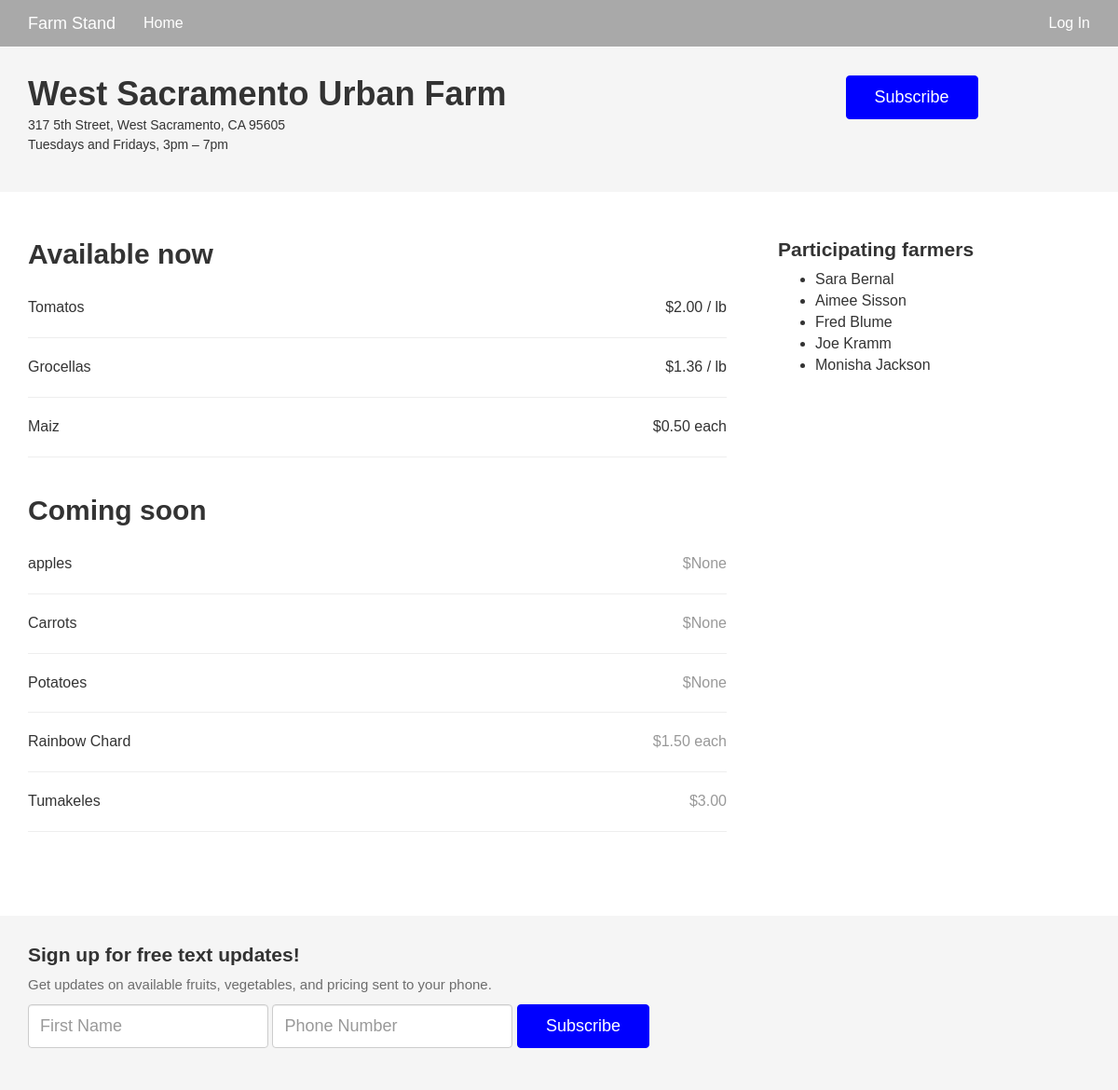
The page / on the database its author committed.
### app/models.py (models this page shows, shortened)
class Product(db.Model):
    __tablename__ = 'product'
    id = db.Column(db.Integer, primary_key=True)
    name = db.Column(db.String(64))
    available = db.Column(db.Boolean)
    price = db.Column(db.String(12))
    starts = db.Column(db.String(64))
    ends = db.Column(db.String(64))
    farmer_id = db.Column(db.Integer, db.ForeignKey('users.id'))

### app/main/views.py (the view, shortened to what this page needs)
@main.route('/', methods=['GET', 'POST'])
def index():
    form = NamePhoneForm()
    products = Product.query.all()
    interestedpeople = Interestedpeople.query.all()
    return render_template('index.html', form=form, products=products, interestedpeople=interestedpeople)

### app/main/forms.py
class NamePhoneForm(Form):
    name = StringField('your name', validators=[Required()])
    phone = StringField('phone number', validators=[Required()])
    submit = SubmitField('Submit')

### app/auth/views.py (called while the page is built)
@auth.before_app_request
def before_request():
    if current_user.is_authenticated():
        current_user.ping()
        if current_user.is_authenticated() and not current_user.confirmed and request.endpoint[:5] != 'auth.':
            return redirect(url_for('auth.unconfirmed'))

### app/main/__init__.py (called while the page is built)
@main.app_context_processor
def inject_permissions():
    return dict(Permission=Permission)

### app/templates/index.html (shortened to what this page needs)
{% extends "base.html" %}
{% import "bootstrap/wtf.html" as wtf %}
{% block content %}
<div class="header-info">
  <div class="container">
    <div class="row">
      <div class="col-md-9">
        <h1>West Sacramento Urban Farm</h1>
        <h4>
          317 5th Street, West Sacramento, CA 95605<br />
          Tuesdays and Fridays, 3pm &ndash; 7pm
        </h4>
      </div>
      <div class="col-md-3">
        <button type="button" class="btn btn-primary subscribe">Subscribe</button>
      </div>
    </div>
  </div>
</div>
<div class="container produce-list">
  <div class="row">
    <div class="col-md-8">
      <h2>Available now</h2>
      <table>
        <tbody>
          {% for product in products %}
            {% if product.available == True %}
              <tr>
                <td>{{product.name}}</td>
                <td class="price">${{product.price}}</td>
              </tr>
            {% endif%}
          {% endfor %}
        </tbody>
      </table>
      <h2>Coming soon</h2>
      <table class="coming-soon">
        <tbody>
          {% for product in products %}
            {% if product.available == False %}
              <tr>
                <td>{{product.name}}</td>
                <td class="price">${{product.price}}</td>
              </tr>
            {% endif%}
          {% endfor %}
        </tbody>
      </table>
  </div>
  <div class="col-md-4 participating-farmers">
    <h3>Participating farmers</h3>
      <ul>
        <li>Sara Bernal</li>
        <li>Aimee Sisson</li>
        <li>Fred Blume</li>
        <li>Joe Kramm</li>
        <li>Monisha Jackson</li>
      </ul>
  </div>
  </div>
</div>
<div class="sign-up">
  <div class="container">
    <div class="row">
      <div class="col-md-12">
        <h3>Sign up for free text updates!</h3>
        <p>Get updates on available fruits, vegetables, and pricing sent to your phone.</p>
        <form method="post" class="form-inline">
          <div class="form-group">
            {{ form.name(class_='form-control', placeholder='First Name') }}
          </div>
          <div class="form-group">
            {{ form.phone(class_='form-control', placeholder='Phone Number') }}
          </div>
            {{ form.submit(class_='btn btn-primary subscribe', value='Subscribe') }}
        </form>
      </div>
    </div>
  </div>
</div>
{% endblock %}

### app/static/css/style.css (style rules this page uses)
body { font-family: 'Montserrat', sans-serif; font-size: 16px; }
h1 { font-size: 36px; margin-bottom: 0px; font-weight: bold; margin-top: 0px; }
h2 { font-size: 30px; font-weight:bold; }
h3 { font-size: 21px; font-weight: bold; }
h4 { font-size: 14px; margin-top: 4px; line-height: 1.5em; }
table { margin-bottom: 40px; width: 100%; }
tr { border-bottom: 1px solid #eee; }
td { padding: 20px 0px; }
.sign-up { background-color: #f5F5F5; padding: 30px 0px 45px; margin-top: 50px; }
.sign-up h3 { text-align: left; margin-top: 0px; }
.sign-up p { font-size: 15px; opacity: .7; }
.sign-up .form-control { height: 47px; font-size: 18px; }
.btn-primary { color: #fff; background-color: blue; border-color: blue; }
.header-info { padding-top: 35px; margin-bottom: 30px; padding-bottom: 30px; background-color: #f5f5f5; }
.subscribe { font-size: 18px; padding: 10px 30px; }
.participating-farmers { padding-left: 40px; }
.price { text-align: right; }
.coming-soon .price, .coming-soon .title, .coming-soon .season { opacity: .5; }

### rows shown on the page
Product: name "Tomatos", price "2.00 / lb"
Product: name "Grocellas", price "1.36 / lb"
Product: name "Maiz", price "0.50 each"
Product: name "apples", price "None"
Product: name "Carrots", price "None"
Product: name "Potatoes", price "None"
Product: name "Rainbow Chard", price "1.50 each"
Product: name "Tumakeles", price "3.00"
